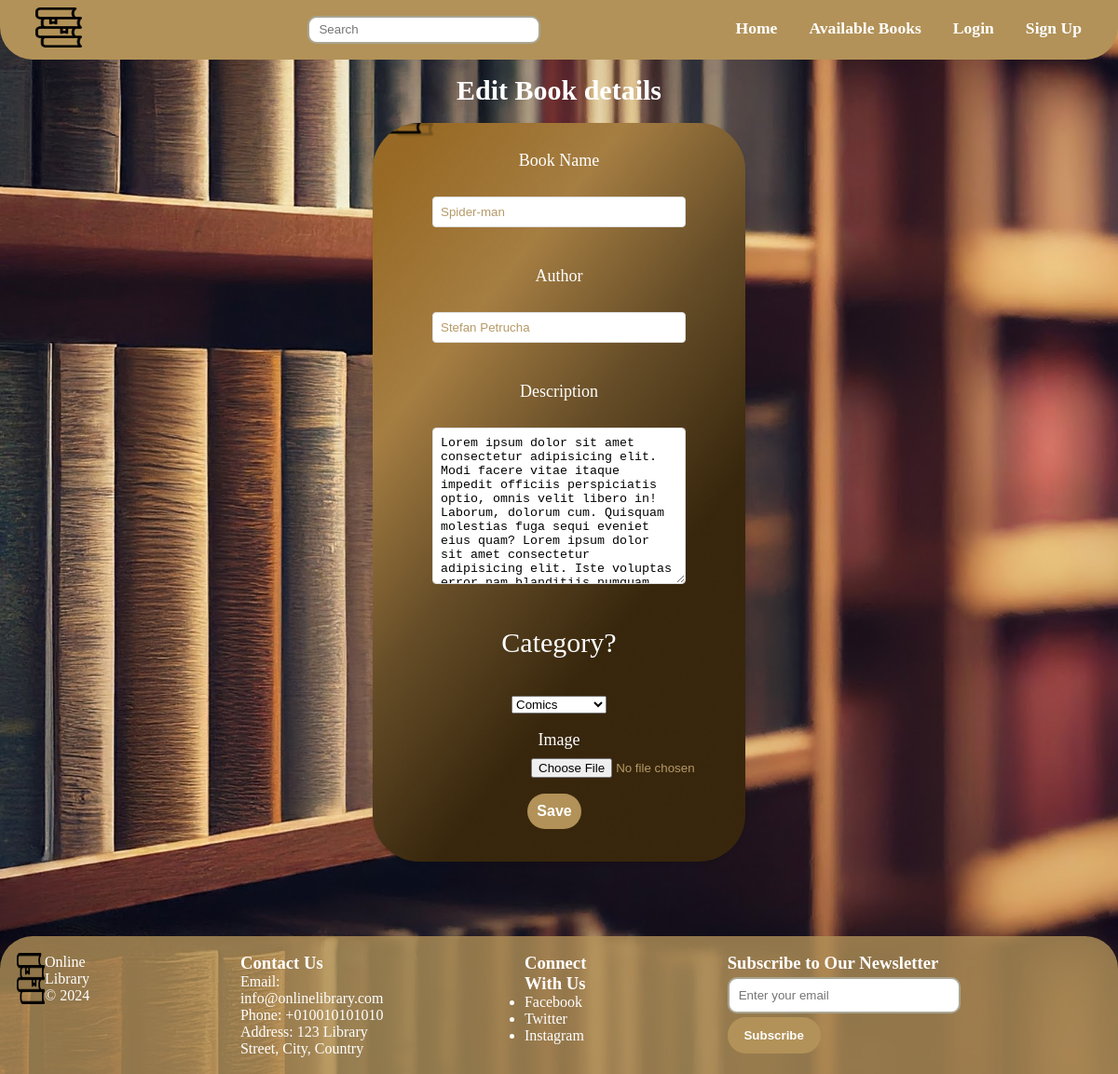
Before: /edit/3/ with the older database file.
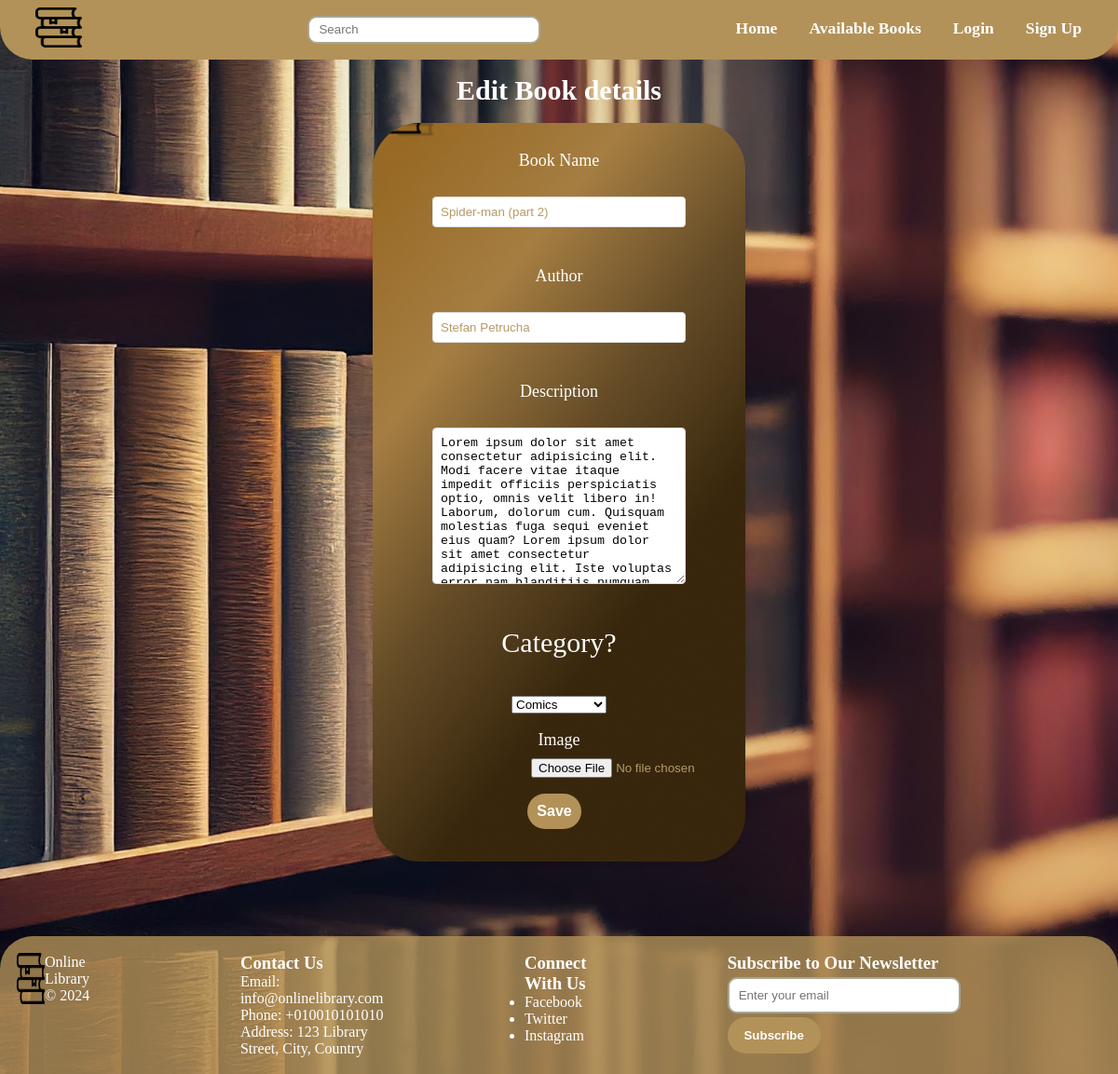
After: the same page with the newer database file.
### library/models.py (models this page shows, shortened)
class Book(models.Model):
    name = models.CharField(max_length=50)
    owner = models.ForeignKey(User, on_delete=models.SET_NULL, null=True, blank=True)
    author_name = models.CharField(max_length=100, null=True, blank=True)
    category = models.ForeignKey(Category, on_delete=models.PROTECT)
    bookImage = models.ImageField(upload_to="images", null=True, blank=True)
    description = models.CharField(max_length=500)
    available = models.BooleanField(default=True)

### library/views.py (the view)
# urls.py: path('edit/<int:book_id>/', views.editBook, name='edit'),
def editBook(request, book_id):
    book = get_object_or_404(Book, id=book_id)
    if request.method == "POST":
        form = BookForm(request.POST, request.FILES, instance=book)
        if form.is_valid():
            form.save()
            return redirect("index")
    else:
        form = BookForm(instance=book)
    return render(request, "edit.html", {"book": book, "form": form})

### library/forms.py
class BookForm(forms.ModelForm):
    class Meta:
        model = Book
        fields = ["name", "author_name", "category", "bookImage", "description"]
        widgets = {
            "name": forms.TextInput(attrs={"placeholder": "Title"}),
            "author_name": forms.TextInput(attrs={"placeholder": "Author"}),
            "category": forms.Select(attrs={"class": "form-control"}),
            "bookImage": forms.FileInput(attrs={"style": "padding-left: 140px"}),
            "description": forms.Textarea(attrs={"placeholder": "description"}),
        }

### library/models.py (called while the page is built)
    def __str__(self):
        return self.name

### library/templates/edit.html (shortened to what this page needs)
{% extends "base.html" %} {% load static %} {% block page %}
<h1 style="text-align: center" class="afterNav">Edit Book details</h1>
<br />
<form id="editForm" method="POST" enctype="multipart/form-data">
  <div class="l">
    <label style="font-size: large" for="name">Book Name</label>
  <br />
    {{ form.name }}
  <br /><br /><br />
  <label style="font-size: large" for="author">Author</label>
  <br />
    {{ form.author_name }}
  <br /><br /><br />
  <label style="font-size: large" for="description">Description</label>
  <br />
    {{ form.description }}
  <br /><br /><br />
  <label style="font-size: 30px">Category?</label>
  <br /><br />
    {{ form.category }}
  <br /><br />
    <label style="font-size: large" for="image">Image</label>
    {{ form.bookImage }}
  <input
    type="submit"
    value="Save"
    class="index-button"
    style="text-align: center"
  />
  </div>
</form>
{% endblock page %}

Changed rows visible on the page:
changed Book "Stefan Petrucha": name "Spider-man" → "Spider-man (part 2)"
